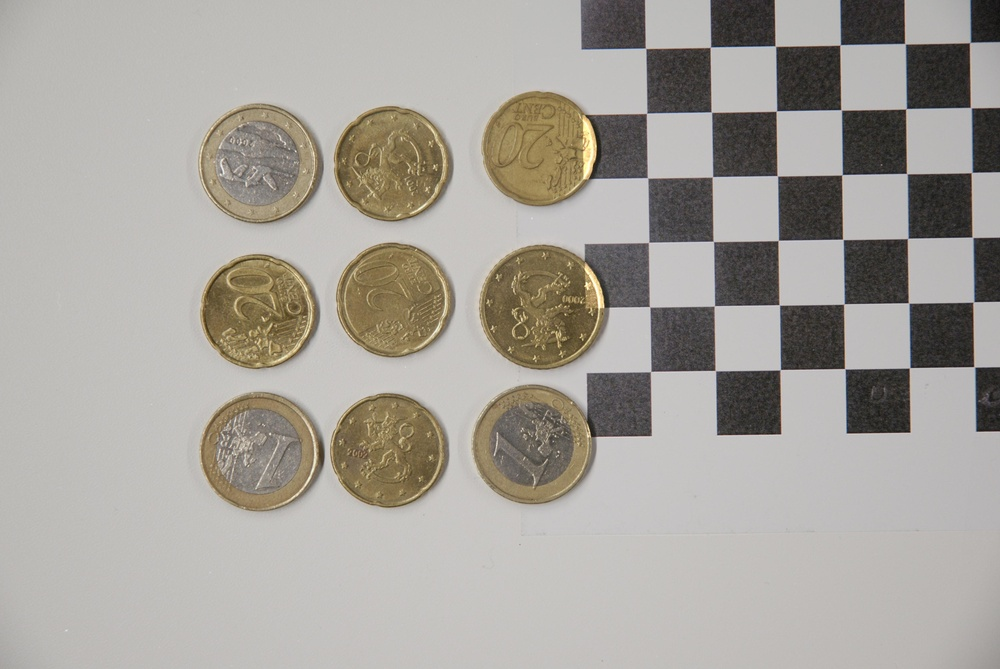
%> input picture calibrated_measurement2_image_05.JPG, 1000 x 669 px, shrunk from 3872 x 2592 before the run
$ octave img_crop.m   (GNU Octave 9; MATLAB toolbox functions it lacks are replaced by stand-ins)
%> lines starting %> are read from the running program, lines starting %| are printed output that depends on the picture; in (x1, y1, x2, y2) boxes, pixels count from 0 and x2, y2 are one past the last pixel; in counts of white or black regions, pixels touching at a corner belong together; the program's own positions count from 1
%> further down, image is the input picture: size 669x1000x3 uint8; mean R, G, B 166.5, 162.6, 155.8
### image_cropping.m
function ROI = image_cropping(image)
% IMAGE_CROPPING Extracts the largest connected region from the input image and
% displays the binarized grayscale image and cropped region of interest (ROI).
%
%   ROI = IMAGE_CROPPING(image)
%   Inputs:
%       image - Input RGB or grayscale image.
%   Outputs:
%       ROI - Cropped region of interest corresponding to the largest
%             connected region in the binary image.

    %% Step 1: Convert the image to grayscale
    % If the image is RGB, convert it to grayscale for processing.
    I = rgb2gray(image);
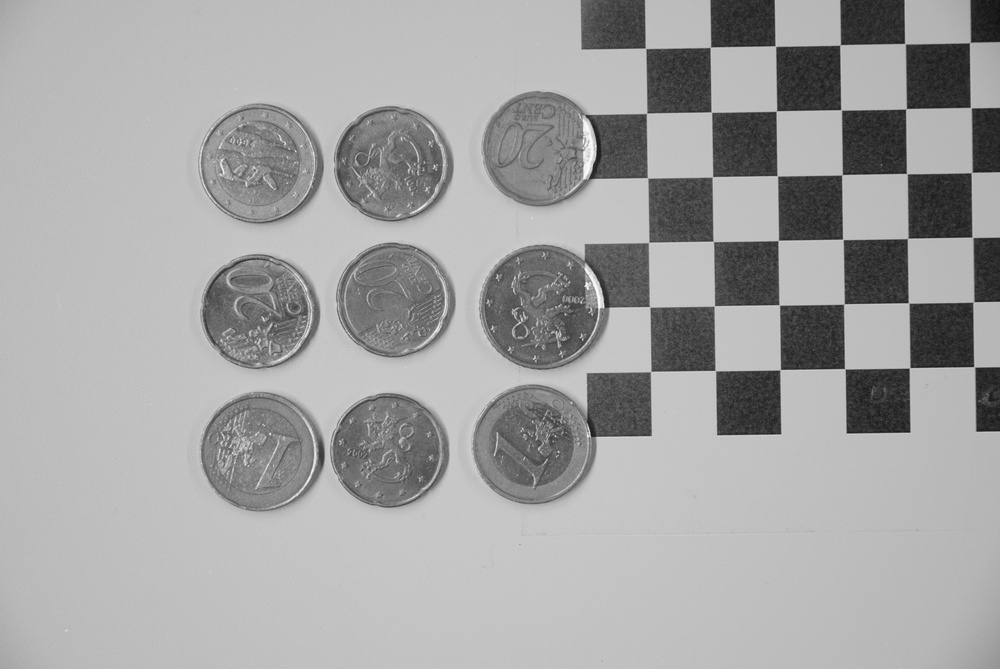
%> I: size 669x1000 uint8; min 14, max 252, mean 163.1

    %% Step 2: Binarize the grayscale image
    % Threshold the grayscale image to create a binary image.
    BW = imbinarize(I);
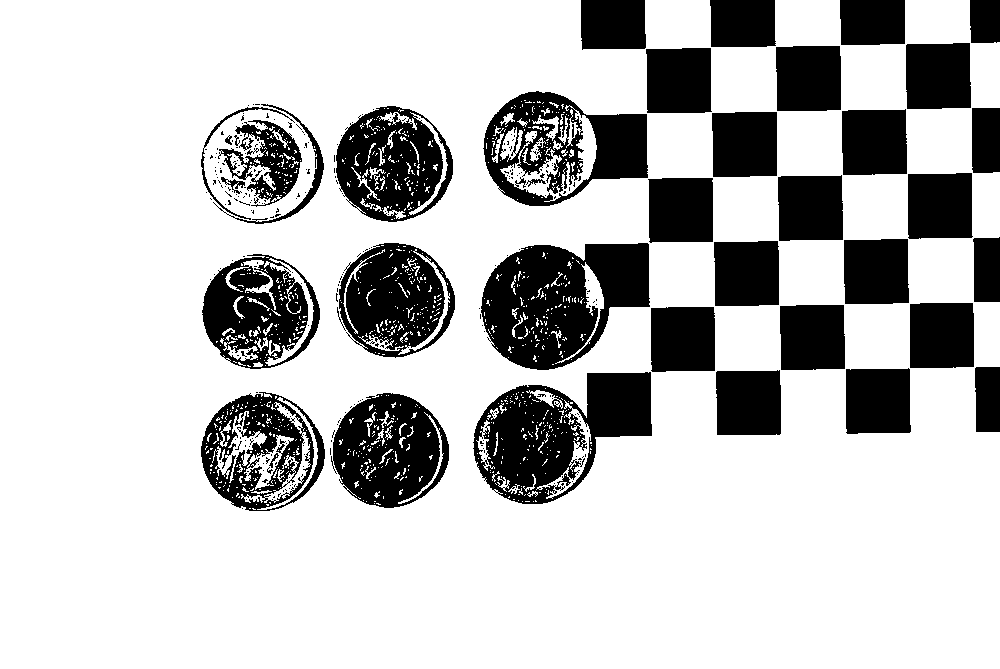
%> BW: size 669x1000 logical; 76% white; 302 black regions (262 under 20 px), largest, box (x1, y1, x2, y2) and area: (481, 243, 650, 370) 14168, (473, 372, 652, 504) 12986, (483, 91, 648, 206) 9426

    % Invert the binary image to make the foreground white.
    BW = 1 - BW;
%> BW: size 669x1000 double; values 0 (black) and 1 (white), 24% white; 302 white regions (262 under 20 px)

    %% Step 3: Find connected regions
    % Use regionprops to find properties of connected regions.
    s = regionprops(BW, 'BoundingBox', 'Area');
%> s = 1 region; box (x1, y1, x2, y2) and Area: (201, 0, 1000, 511) 160351

    %% Step 4: Identify the largest region
    % Find the bounding box of the region with the maximum area.
    [~, largestIdx] = max([s.Area]); % Find the index of the largest area
%> largestIdx = 1
    max_box = s(largestIdx).BoundingBox;
%> max_box = [201.5 0.5 799 511]

    %% Step 5: Crop the region of interest (ROI)
    % Extract the bounding box dimensions.
    xMin = ceil(max_box(1)); % Left coordinate
%> xMin = 202
    xMax = xMin + max_box(3) - 1; % Right coordinate
%> xMax = 1000
    yMin = ceil(max_box(2)); % Top coordinate
%> yMin = 1
    yMax = yMin + max_box(4) - 1; % Bottom coordinate
%> yMax = 511

    % Crop the region from the original image.
    ROI = image(yMin:yMax, xMin:xMax, :);
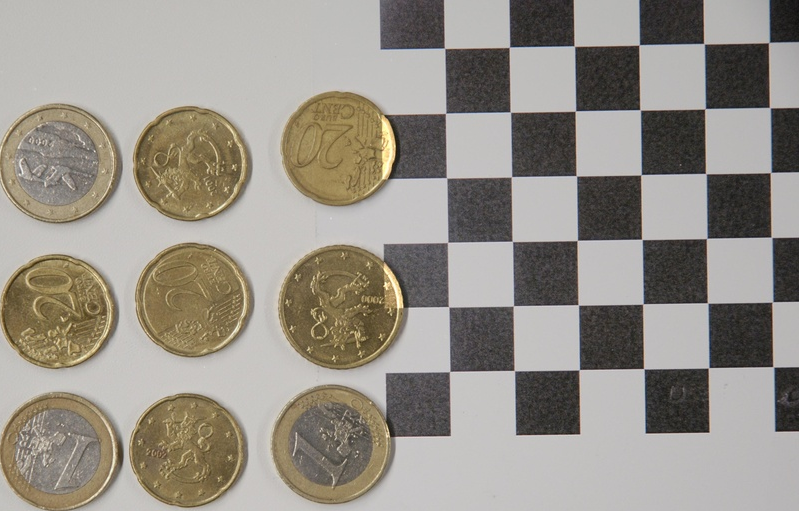
%> ROI: size 511x799x3 uint8; mean R, G, B 150.7, 145.3, 136.4

    %% Step 6: Display Results
    % Display the grayscale binary image and the cropped ROI
    figure;
    subplot(1, 2, 1);
    imshow(BW);
    title('Binarized Grayscale Image');

    subplot(1, 2, 2);
    imshow(ROI);
    title('Cropped ROI');
end

### img_crop.m
% Clear workspace and command window
clear all;
clc;

% Load an image (update the path to your image file)
imagePath = "C:\Users\neerav.pawar@student.lut.fi\Downloads\Diip_project\calibrated_measurement2_image_05.JPG"; % Replace with the actual path
image = imread(imagePath);

% Call the image_cropping function
ROI = image_cropping(image);

% Display the original image and cropped ROI
figure;
subplot(1, 2, 1);
imshow(image);
title('Original Image');

subplot(1, 2, 1);
%> (the run ends here)

$ run again, with calibrated_measurement1_image_01.JPG copied over calibrated_measurement2_image_05.JPG
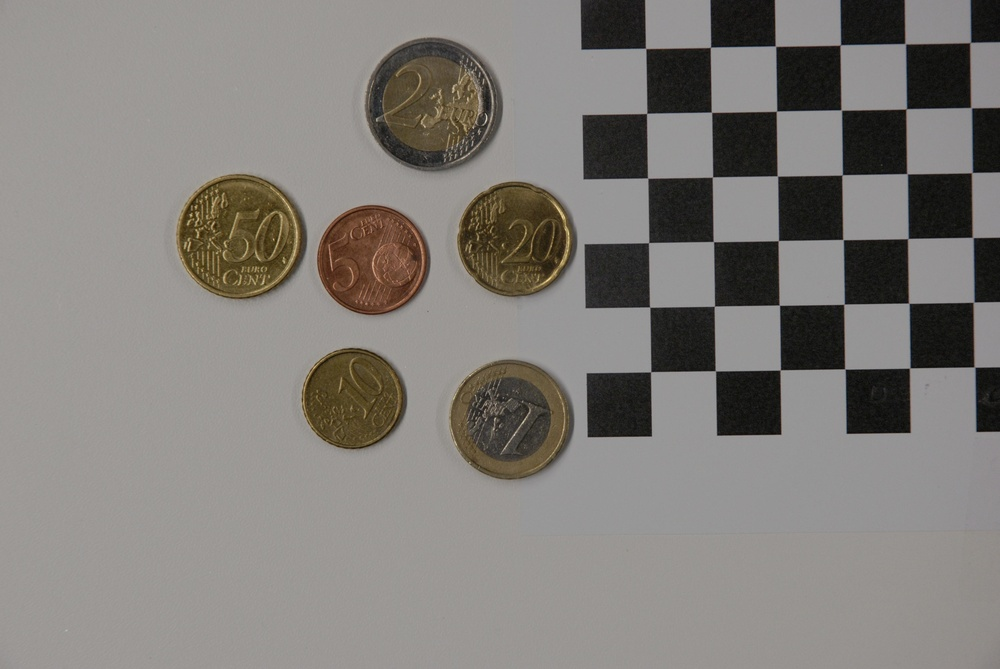
%> input picture calibrated_measurement1_image_01.JPG, 1000 x 669 px, shrunk from 3872 x 2592 before the run
%> image is the input picture: size 669x1000x3 uint8; mean R, G, B 129.8, 126.1, 121.8
%> in image_cropping, `BW = imbinarize(I);`:
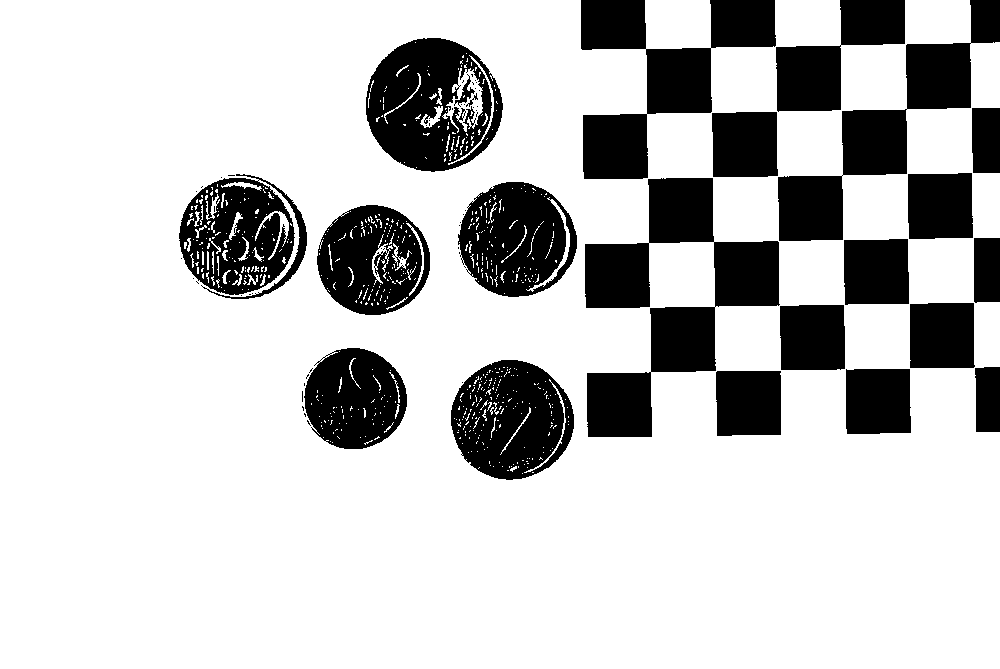
%> BW: size 669x1000 logical; 77.9% white; 70 black regions (48 under 20 px), largest, box (x1, y1, x2, y2) and area: (585, 178, 780, 437) 20631, (581, 0, 776, 179) 14492, (778, 0, 1000, 241) 13701
%> s = 1 region; box (x1, y1, x2, y2) and Area: (179, 0, 1000, 480) 147792
%> largestIdx = 1
%> max_box = [179.5 0.5 821 480]
%> xMin = 180
%> xMax = 1000
%> yMin = 1
%> yMax = 480
%> in image_cropping, `ROI = image(yMin:yMax, xMin:xMax, :);`:
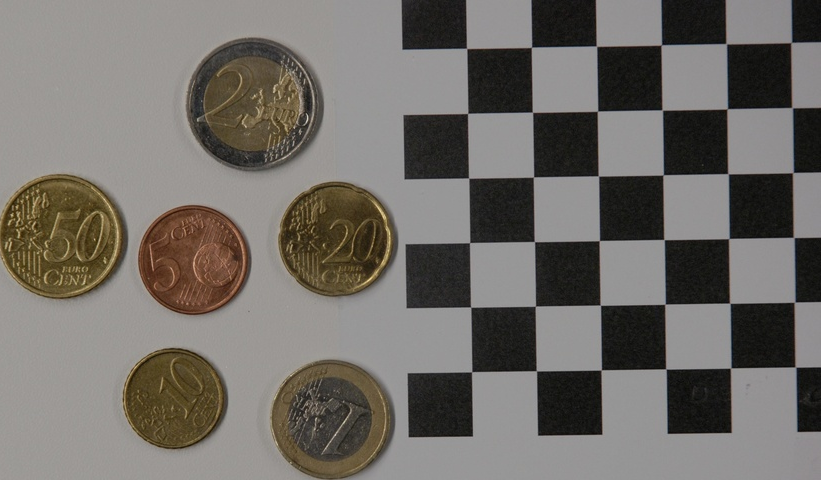
%> ROI: size 480x821x3 uint8; mean R, G, B 112.9, 108.8, 103.6

$ run again, with calibrated_measurement1_image_02.JPG copied over calibrated_measurement2_image_05.JPG
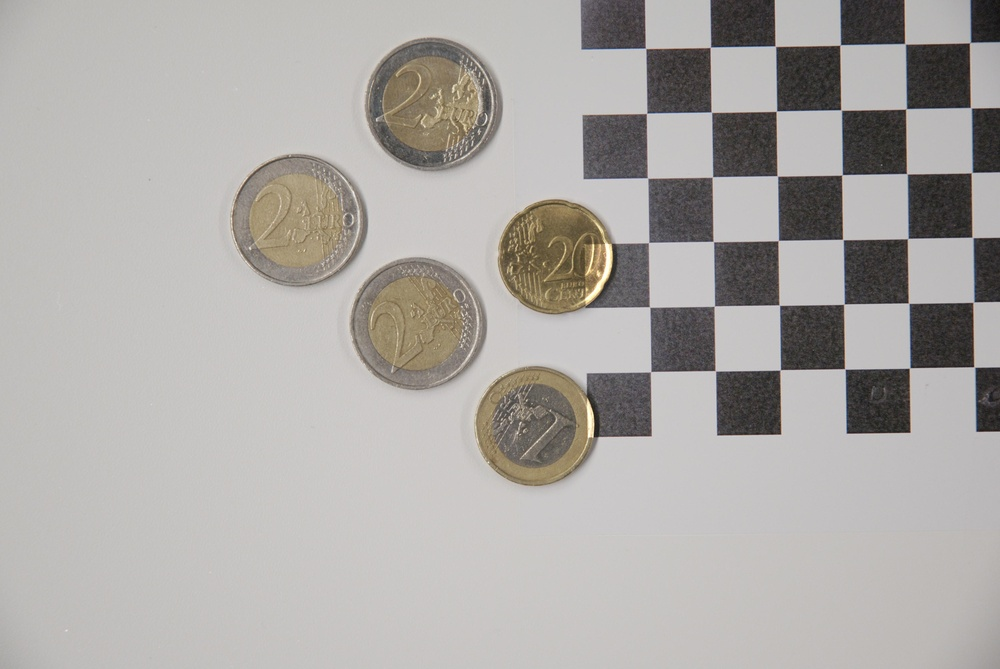
%> input picture calibrated_measurement1_image_02.JPG, 1000 x 669 px, shrunk from 3872 x 2592 before the run
%> image is the input picture: size 669x1000x3 uint8; mean R, G, B 172.9, 169.8, 166.7
%> in image_cropping, `BW = imbinarize(I);`:
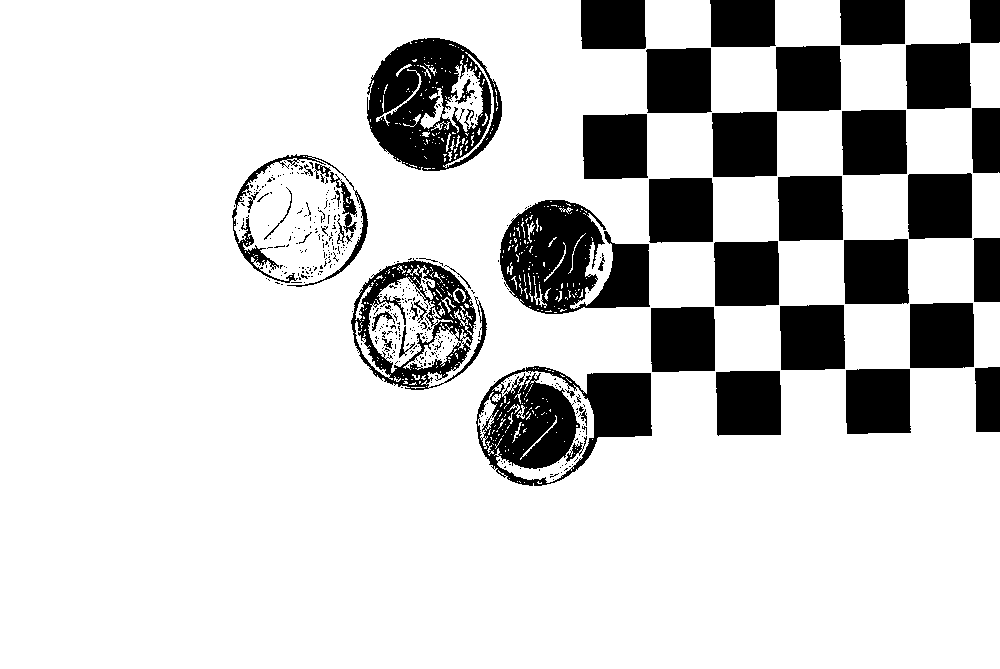
%> BW: size 669x1000 logical; 81.4% white; 423 black regions (370 under 20 px), largest, box (x1, y1, x2, y2) and area: (476, 366, 652, 486) 10983, (500, 200, 650, 314) 10784, (367, 38, 502, 171) 10670
%> s = 1 region; box (x1, y1, x2, y2) and Area: (232, 0, 1000, 486) 124334
%> largestIdx = 1
%> max_box = [232.5 0.5 768 486]
%> xMin = 233
%> xMax = 1000
%> yMin = 1
%> yMax = 486
%> in image_cropping, `ROI = image(yMin:yMax, xMin:xMax, :);`:
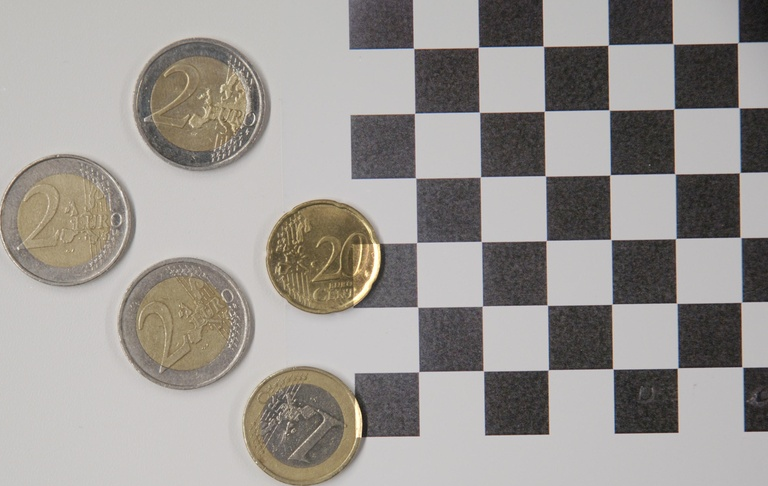
%> ROI: size 486x768x3 uint8; mean R, G, B 155.6, 151.5, 147.5

$ run again, with calibrated_measurement1_image_03.JPG copied over calibrated_measurement2_image_05.JPG
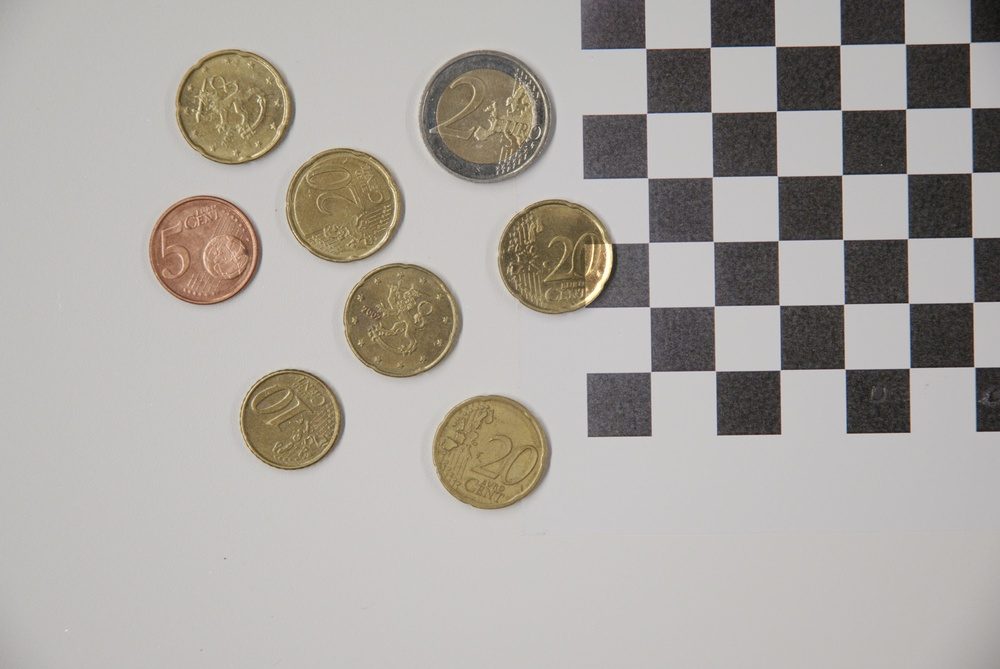
%> input picture calibrated_measurement1_image_03.JPG, 1000 x 669 px, shrunk from 3872 x 2592 before the run
%> image is the input picture: size 669x1000x3 uint8; mean R, G, B 170.9, 166.6, 161.2
%> in image_cropping, `BW = imbinarize(I);`:
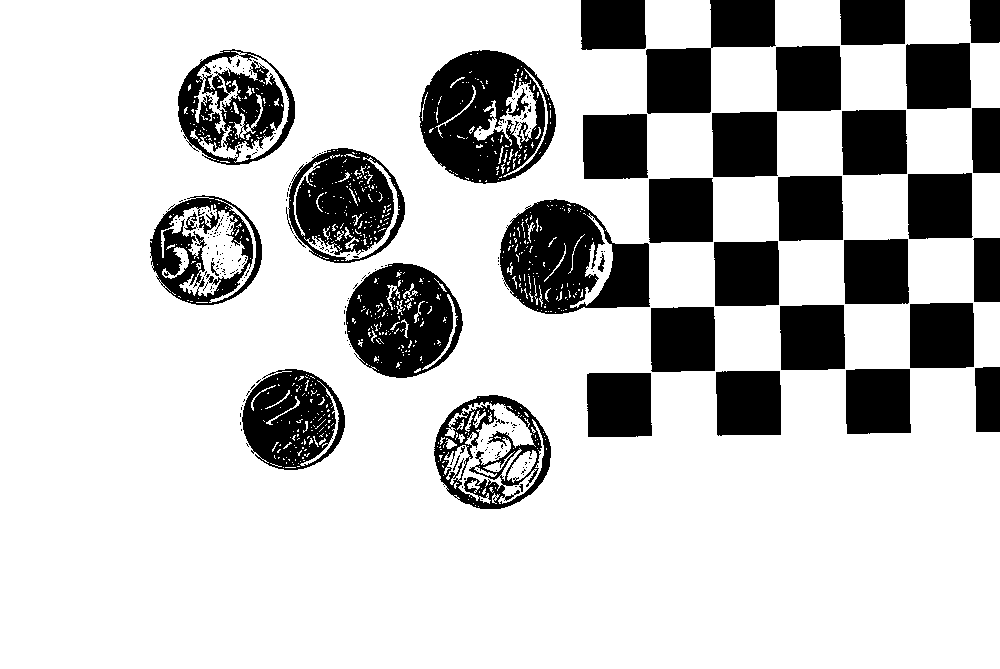
%> BW: size 669x1000 logical; 77.6% white; 244 black regions (206 under 20 px), largest, box (x1, y1, x2, y2) and area: (419, 50, 556, 184) 11358, (500, 199, 650, 314) 11086, (346, 263, 463, 378) 9133
%> s = 1 region; box (x1, y1, x2, y2) and Area: (150, 0, 1000, 509) 150005
%> largestIdx = 1
%> max_box = [150.5 0.5 850 509]
%> xMin = 151
%> xMax = 1000
%> yMin = 1
%> yMax = 509
%> in image_cropping, `ROI = image(yMin:yMax, xMin:xMax, :);`:
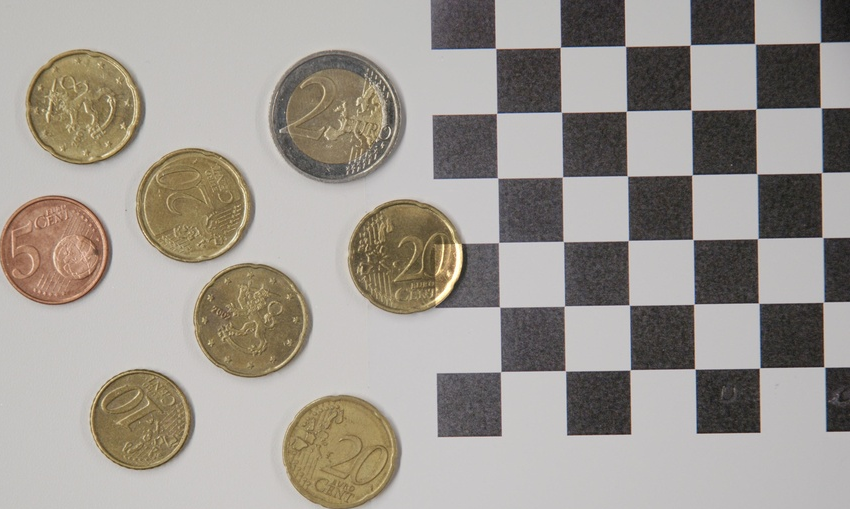
%> ROI: size 509x850x3 uint8; mean R, G, B 158.4, 152.7, 145.7
